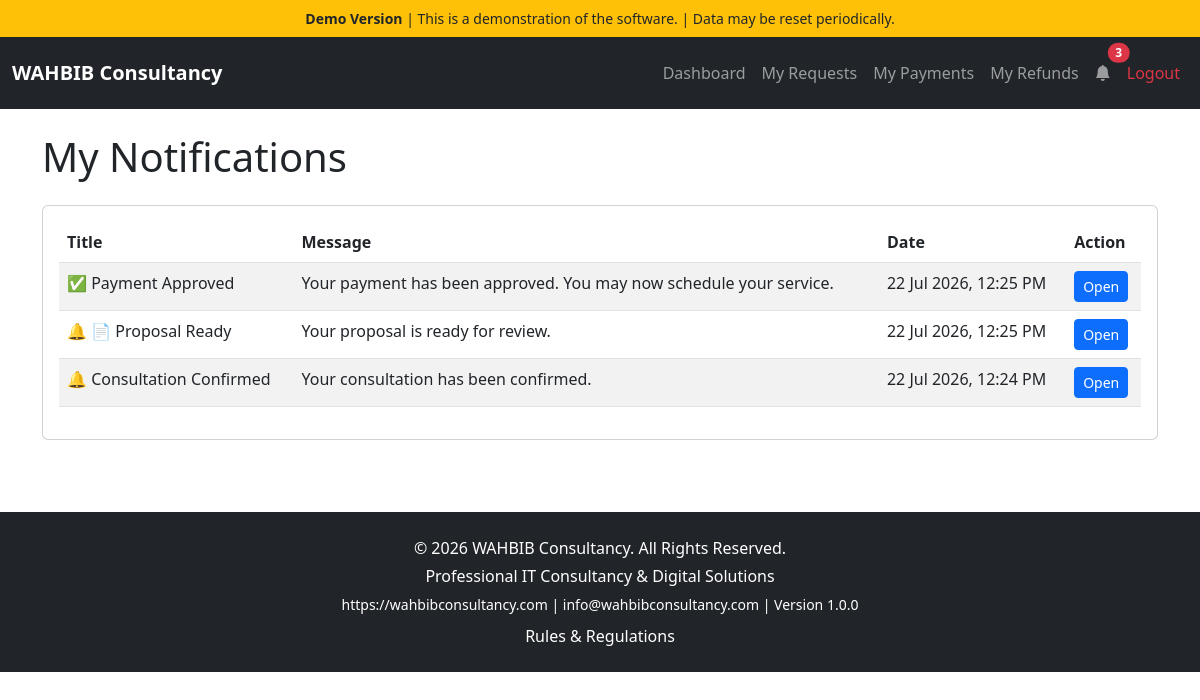
/public/index.php?page=customer-notifications (signed in), run on the app's committed database.
### tables this page shows
CREATE TABLE `notifications` (
  `id` int(11) NOT NULL AUTO_INCREMENT,
  `recipient_type` enum('admin','customer') NOT NULL,
  `recipient_id` int(11) DEFAULT NULL,
  `title` varchar(255) NOT NULL,
  `message` text NOT NULL,
  `link` varchar(255) DEFAULT NULL,
  `is_read` tinyint(1) NOT NULL DEFAULT 0,
  `created_at` timestamp NOT NULL DEFAULT current_timestamp(),
  PRIMARY KEY (`id`)
);

### public/index.php (called while the page is built, shortened)
<?php
require_once ROOT_PATH . '/routes.php';

### app/views/customer/customer-notifications.php (the view, shortened to what this page needs)
<?php
$customerId = (int) $_SESSION['customer']['id'];
$stmt = $pdo->prepare("
    SELECT *
    FROM notifications
    WHERE recipient_type = 'customer'
      AND recipient_id = ?
    ORDER BY created_at DESC
");
$stmt->execute([$customerId]);
$notifications = $stmt->fetchAll(PDO::FETCH_ASSOC);
require dirname(__DIR__) . '/layouts/header-customer.php';
?>
<h1 class="mb-4">My Notifications</h1>
<div class="card">
    <div class="card-body">
        <?php if (empty($notifications)): ?>
            <div class="alert alert-info">
                You have no notifications.
            </div>
        <?php else: ?>
            <table class="table table-striped">
                <thead>
                    <tr>
                        <th>Title</th>
                        <th>Message</th>
                        <th>Date</th>
                        <th>Action</th>
                    </tr>
                </thead>
                <tbody>
                    <?php foreach ($notifications as $notification): ?>
                        <tr>
                            <td>
    <?php
    $icon = '🔔';
    switch ($notification['title']) {
        case 'Payment Approved':
            $icon = '✅';
            break;
    }
    ?>
    <?= $icon ?> <?= htmlspecialchars($notification['title']) ?>
</td>
                            <td>
                                <?= htmlspecialchars($notification['message']) ?>
                            </td>
                            <td>
                                <?= date('d M Y, h:i A', strtotime($notification['created_at'])) ?>
                            </td>
                          <td>
    <?php if (!empty($notification['link'])): ?>
        <a
            href="<?= htmlspecialchars($notification['link']) ?>"
            class="btn btn-primary btn-sm">
            Open
        </a>
    <?php else: ?>
        -
    <?php endif; ?>
</td>
                        </tr>
                    <?php endforeach; ?>
                </tbody>
            </table>
        <?php endif; ?>
    </div>
</div>
<?php require dirname(__DIR__) . '/layouts/footer.php'; ?>

### data on the page
notifications: title "✅", title "Payment Approved", message "Your payment has been approved. You may now schedule your service.", created_at "22 Jul 2026, 12:25 PM"
notifications: icon "🔔", title "📄 Proposal Ready", message "Your proposal is ready for review.", created_at "22 Jul 2026, 12:25 PM"
notifications: icon "🔔", title "Consultation Confirmed", message "Your consultation has been confirmed.", created_at "22 Jul 2026, 12:24 PM"

### other printed values
COMPANY_NAME "WAHBIB Consultancy"
$customerNotificationCount "3"
PRODUCT_COPYRIGHT "© 2026 WAHBIB Consultancy. All Rights Reserved."
COMPANY_TAGLINE "Professional IT Consultancy & Digital Solutions"
COMPANY_WEBSITE "https://wahbibconsultancy.com"
COMPANY_EMAIL "info@wahbibconsultancy.com"
PRODUCT_VERSION "1.0.0"
